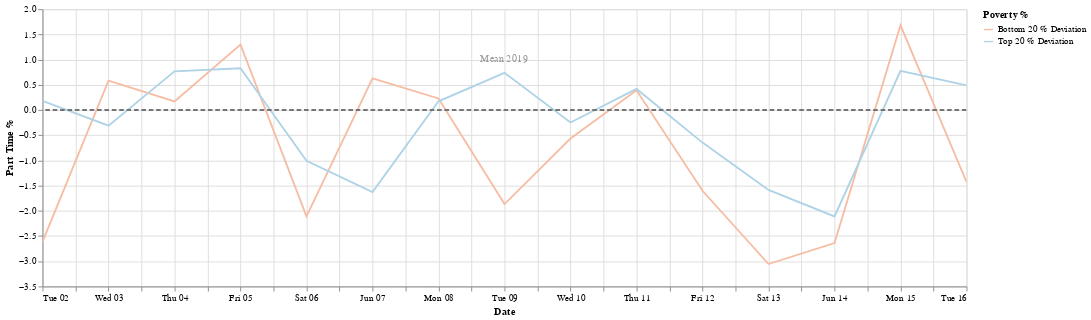

Write notebook code for a chart like this one.
### Markdown cell above
**June 3, 2020:** 
Chicago began gradually allowing businesses to open doors for outside dining and other services, though some shops remained closed following lootings in the aftermath of George Floyd's death, during phase three of its reopening.

### Code cell
start_date = '2020-6-1'
end_date = '2020-6-16'
df3 = apply_date_filter(df,start_date,end_date)
chart = create_chart(df3)
chart

### Figure 1 — Vega-Lite specification as saved in the notebook (floating-point values rounded to 4 significant figures)
{"config": {"view": {"continuousHeight": 300, "continuousWidth": 400}, "range": {"category": {"scheme": "redblue"}}}, "layer": [{"data": {"name": "data-1c19c6e17671ee541a86a93ab0cf93ee"}, "mark": "line", "encoding": {"color": {"type": "nominal", "field": "Poverty %"}, "x": {"type": "temporal", "field": "date", "title": "Date"}, "y": {"type": "quantitative", "field": "part_time_work", "title": "Part Time %"}}, "selection": {"selector003": {"type": "interval", "bind": "scales", "encodings": ["x", "y"]}}, "transform": [{"fold": ["Bottom 20 % Deviation", "Top 20 % Deviation"], "as": ["Poverty %", "part_time_work"]}], "width": 1000}, {"data": {"name": "data-7f3a6b86ed460c4e648f2393735a11f6"}, "mark": {"type": "rule", "color": "#757575", "size": 2, "strokeDash": [5, 3]}, "encoding": {"size": {"value": 2}, "y": {"type": "quantitative", "field": "Mean 2019"}}}, {"data": {"name": "data-d764767e7dd3b10b2c76c1355ce10ef3"}, "mark": {"type": "text", "angle": 0, "text": "Mean 2019"}, "encoding": {"opacity": {"value": 0.4}, "y": {"type": "quantitative", "field": "y"}}}], "$schema": "https://vega.github.io/schema/vega-lite/v4.8.1.json", "datasets": {"data-1c19c6e17671ee541a86a93ab0cf93ee": [{"date": "2020-06-08T00:00:00+00:00", "Top 20 %": 6.172, "Bottom 20 %": 6.228, "Top 20 % Deviation": 0.1731, "Bottom 20 % Deviation": 0.2298}, {"date": "2020-06-09T00:00:00+00:00", "Top 20 %": 6.736, "Bottom 20 %": 4.133, "Top 20 % Deviation": 0.7377, "Bottom 20 % Deviation": -1.866}, {"date": "2020-06-12T00:00:00+00:00", "Top 20 %": 5.352, "Bottom 20 %": 4.396, "Top 20 % Deviation": -0.6465, "Bottom 20 % Deviation": -1.602}, {"date": "2020-06-16T00:00:00+00:00", "Top 20 %": 6.489, "Bottom 20 %": 4.573, "Top 20 % Deviation": 0.4907, "Bottom 20 % Deviation": -1.425}, {"date": "2020-06-07T00:00:00+00:00", "Top 20 %": 4.372, "Bottom 20 %": 6.629, "Top 20 % Deviation": -1.627, "Bottom 20 % Deviation": 0.63}, {"date": "2020-06-13T00:00:00+00:00", "Top 20 %": 4.414, "Bottom 20 %": 2.943, "Top 20 % Deviation": -1.584, "Bottom 20 % Deviation": -3.055}, {"date": "2020-06-11T00:00:00+00:00", "Top 20 %": 6.418, "Bottom 20 %": 6.392, "Top 20 % Deviation": 0.4193, "Bottom 20 % Deviation": 0.3935}, {"date": "2020-06-15T00:00:00+00:00", "Top 20 %": 6.777, "Bottom 20 %": 7.68, "Top 20 % Deviation": 0.7781, "Bottom 20 % Deviation": 1.681}, {"date": "2020-06-14T00:00:00+00:00", "Top 20 %": 3.887, "Bottom 20 %": 3.358, "Top 20 % Deviation": -2.111, "Bottom 20 % Deviation": -2.64}, {"date": "2020-06-06T00:00:00+00:00", "Top 20 %": 4.992, "Bottom 20 %": 3.889, "Top 20 % Deviation": -1.007, "Bottom 20 % Deviation": -2.11}, {"date": "2020-06-03T00:00:00+00:00", "Top 20 %": 5.688, "Bottom 20 %": 6.583, "Top 20 % Deviation": -0.3103, "Bottom 20 % Deviation": 0.5843}, {"date": "2020-06-02T00:00:00+00:00", "Top 20 %": 6.182, "Bottom 20 %": 3.385, "Top 20 % Deviation": 0.1832, "Bottom 20 % Deviation": -2.614}, {"date": "2020-06-05T00:00:00+00:00", "Top 20 %": 6.827, "Bottom 20 %": 7.297, "Top 20 % Deviation": 0.8287, "Bottom 20 % Deviation": 1.298}, {"date": "2020-06-04T00:00:00+00:00", "Top 20 %": 6.767, "Bottom 20 %": 6.171, "Top 20 % Deviation": 0.768, "Bottom 20 % Deviation": 0.1723}, {"date": "2020-06-10T00:00:00+00:00", "Top 20 %": 5.751, "Bottom 20 %": 5.434, "Top 20 % Deviation": -0.2479, "Bottom 20 % Deviation": -0.5643}], "data-7f3a6b86ed460c4e648f2393735a11f6": [{"Mean 2019": 0}], "data-d764767e7dd3b10b2c76c1355ce10ef3": [{"y": 1}]}}
